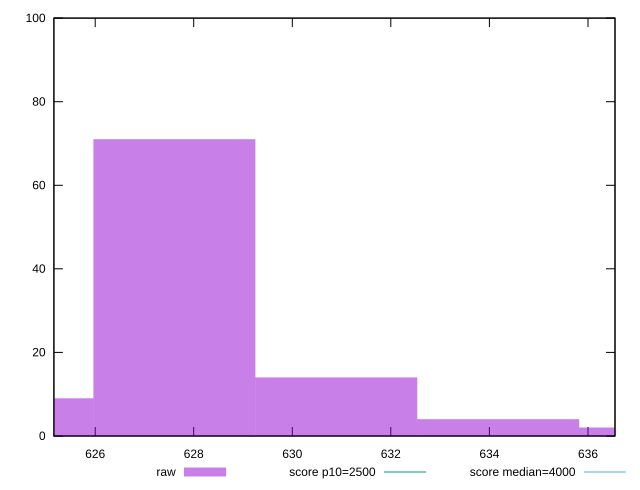

Write the gnuplot code that produced this figure.
reset

$raw <<EOF
637.4642175994259 2
624.3206254839738 9
627.6065235128368 71
630.8924215416998 14
634.1783195705628 4
EOF

set key outside below
set boxwidth 3.28589802886302
set xrange [625.16225:636.54885]
set yrange [0:100]
set style fill transparent solid 0.5 noborder

set parametric
set terminal svg size 640, 490 enhanced background rgb 'white'
set output "report_00007_2020-12-11T15:55:29.892Z/largest-contentful-paint/samples/empty/raw/histogram.svg"

plot $raw title "raw" with boxes, \
     2500,t title "score p10=2500", \
     4000,t title "score median=4000"

reset
